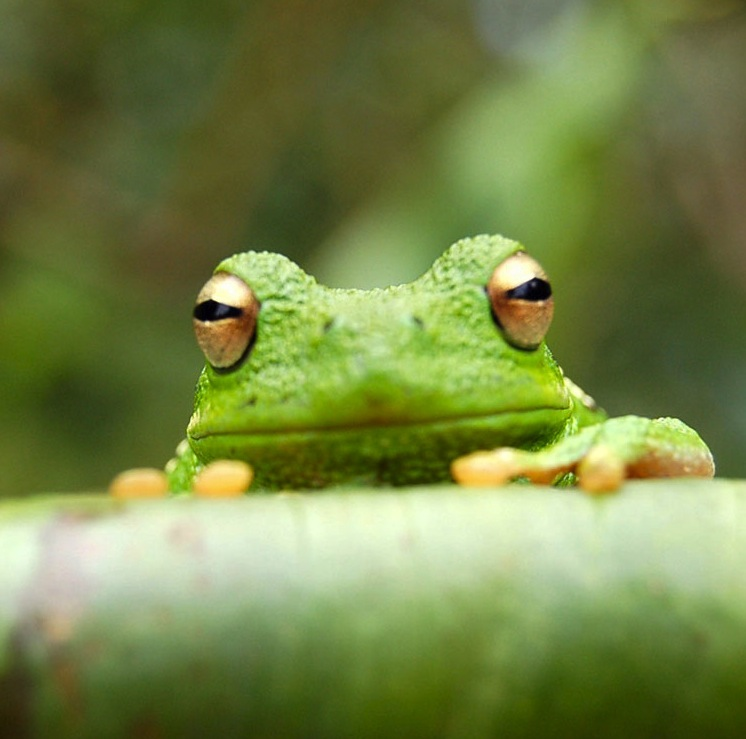
#> input picture foto/frog.jpg, 746 x 739 px
$ python basic.py
#> lines starting #> are read from the running program, lines starting #| are printed output that depends on the picture; after the words box and inside, x2 and y2 are one past the last pixel; in counts of white or black regions, pixels touching at a corner belong together
import cv2 as cv

img = cv.imread('foto/frog.jpg')
#> img is the input picture: shape (739, 746, 3); mean B, G, R 70.3, 131.3, 116

cv.imshow('frog', img)

#converting an img to grayscale
gray = cv.cvtColor(img, cv.COLOR_BGR2GRAY)
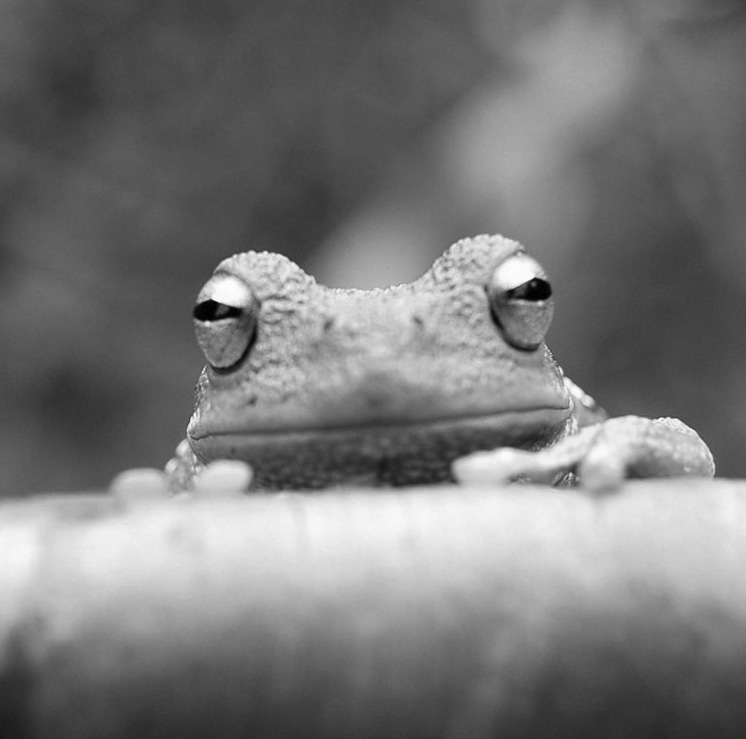
#> gray: shape (739, 746); min 0, max 254, mean 119.8
cv.imshow('Gray', gray)

# #blur
blur = cv.GaussianBlur (img, (7,7), cv.BORDER_DEFAULT)
cv.imshow('Blur', blur)

#edge cascade
canny = cv.Canny(blur, 125,175)
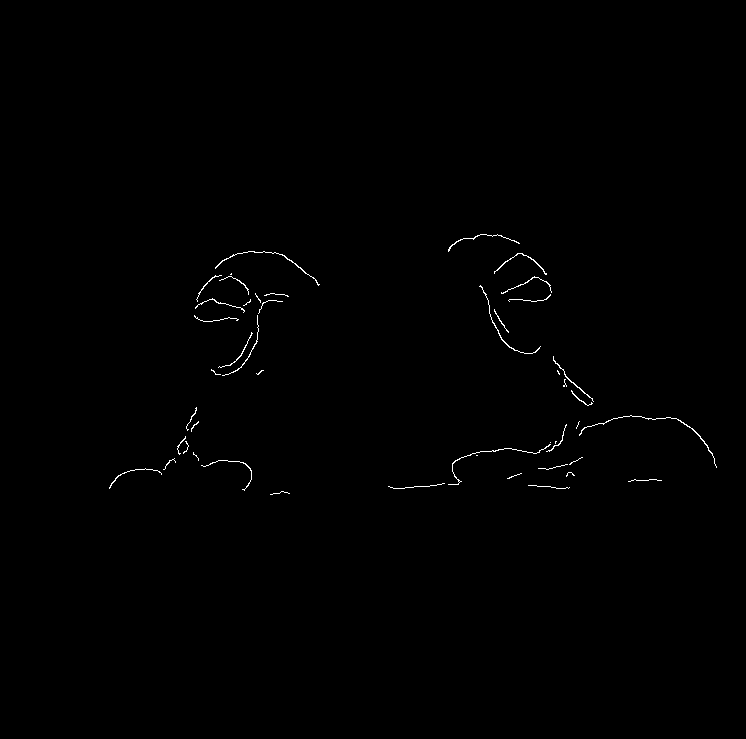
#> canny: shape (739, 746); 0.39% white in thin lines or dots, all inside (x1, y1, x2, y2) = (109, 234, 717, 495)
cv.imshow('Canny', canny)

#dilatting the img
dilated = cv.dilate(canny, (3,3), iterations=1)
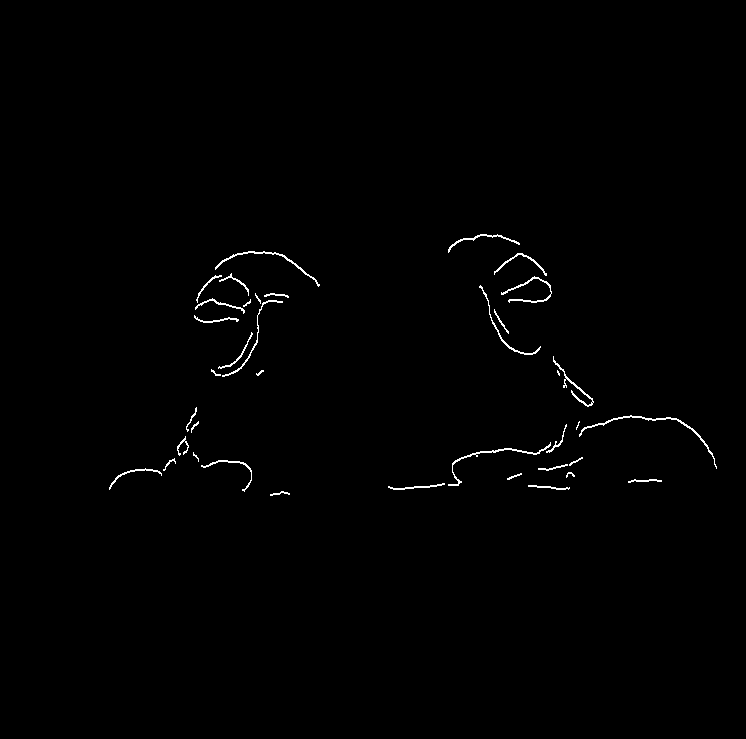
#> dilated: shape (739, 746); 0.66% white in thin lines or dots, all inside (x1, y1, x2, y2) = (109, 234, 717, 496)
cv.imshow('Dilated', dilated)

#eroding
eroded = cv.erode(dilated, (3,3), iterations=1)
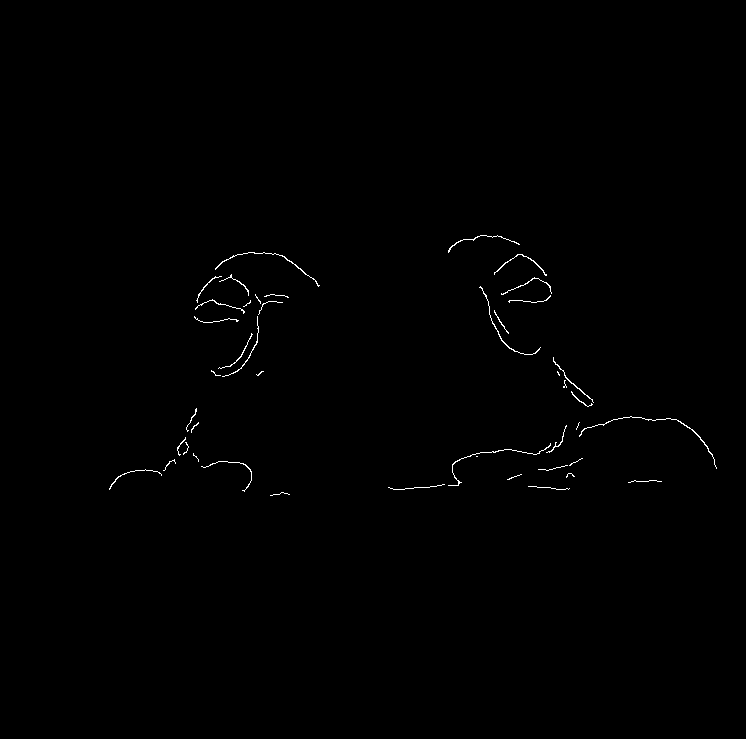
#> eroded: shape (739, 746); 0.39% white in thin lines or dots, all inside (x1, y1, x2, y2) = (109, 235, 717, 496)
cv.imshow('Eroded', eroded)

#resize
resized = cv.resize(img, (500,500), interpolation=cv.INTER_AREA)
cv.imshow('Resized', resized)

#cropping
cropped = img[50:200, 200:400]
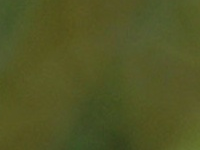
#> cropped: shape (150, 200, 3); mean B, G, R 36.8, 85.5, 81.5
cv.imshow('Cropped', cropped)

cv.waitKey(0)

$ run again, with foto/insanlar2.jpg copied over foto/frog.jpg
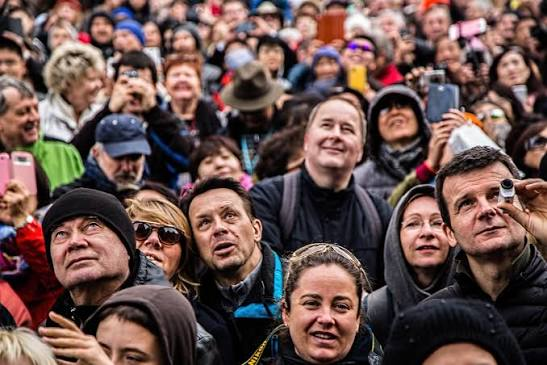
#> input picture foto/insanlar2.jpg, 547 x 365 px
#> img is the input picture: shape (365, 547, 3); mean B, G, R 78.1, 82.1, 105.9
#> `canny = cv.Canny(blur, 125,175)`:
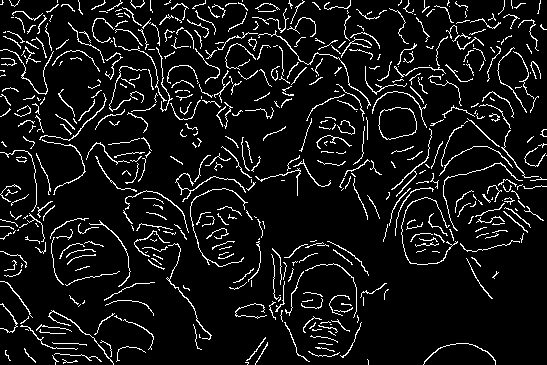
#> canny: shape (365, 547); 8.1% white in thin lines or dots
#> dilated: shape (365, 547); 12.9% white in thin lines or dots
#> eroded: shape (365, 547); 8.3% white in thin lines or dots
#> `cropped = img[50:200, 200:400]`:
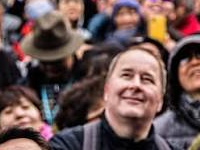
#> cropped: shape (150, 200, 3); mean B, G, R 82.4, 84.3, 107.8
